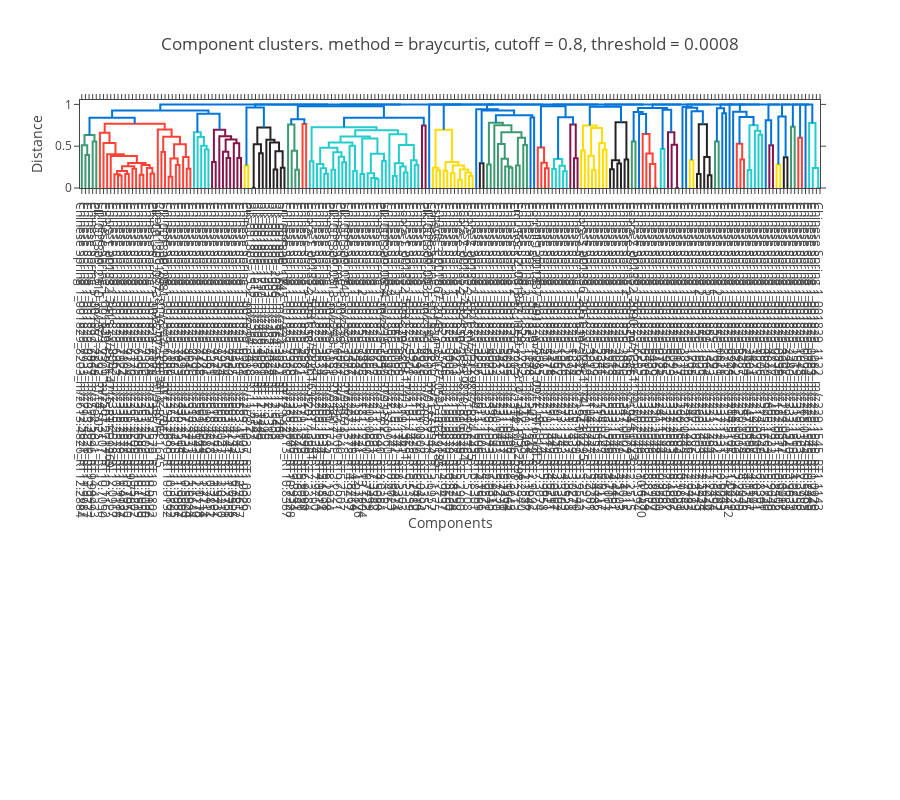

Source (notebook cell):
### Markdown cell above
We can view the interactive tree directly in an IPython notebook using the plotly `notebook_mode`.

### Code cell
# View the new dendrogram cutoff inline

plotly.offline.init_notebook_mode(connected=True) # for visualising plot inline
iplot = tree.plot(width=900, height=800)
plotly.offline.iplot(iplot)
